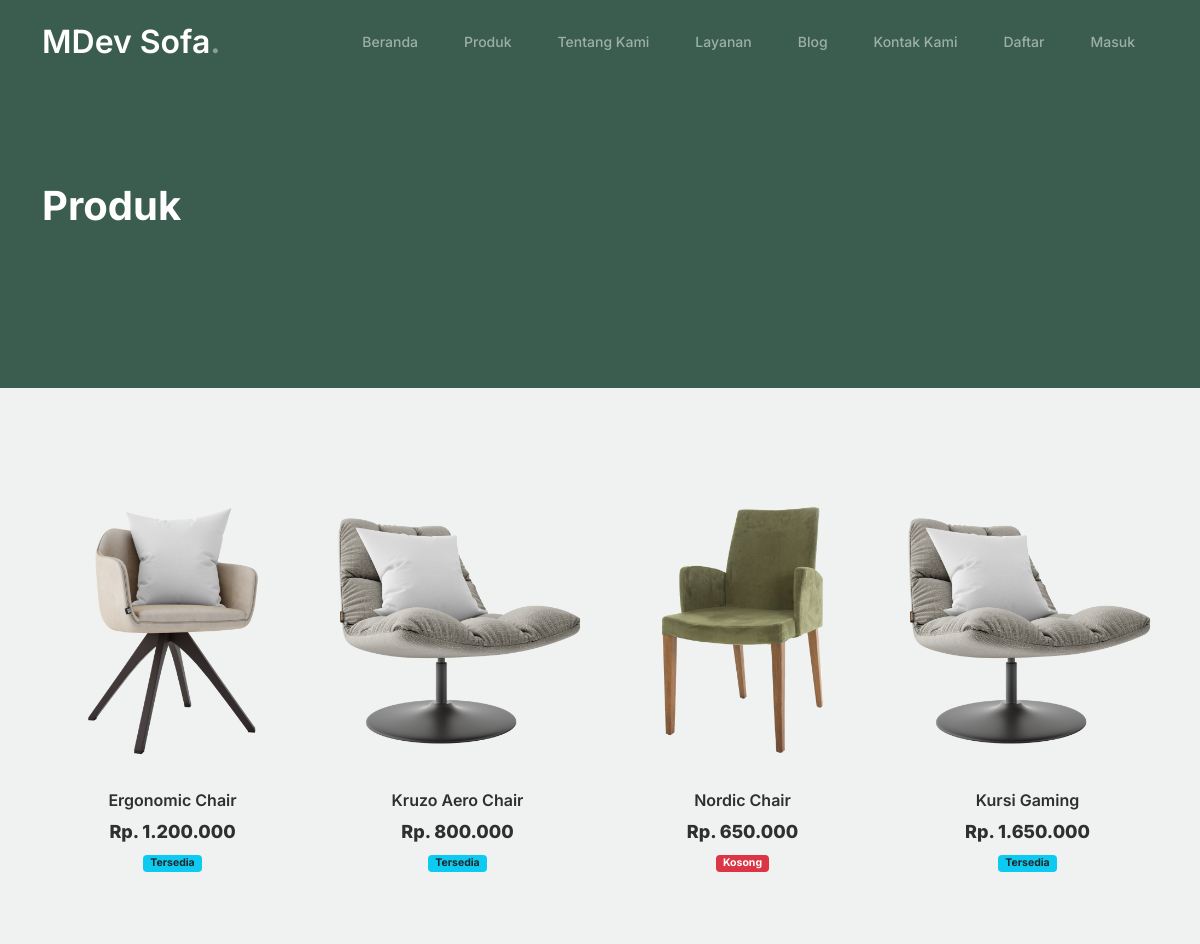
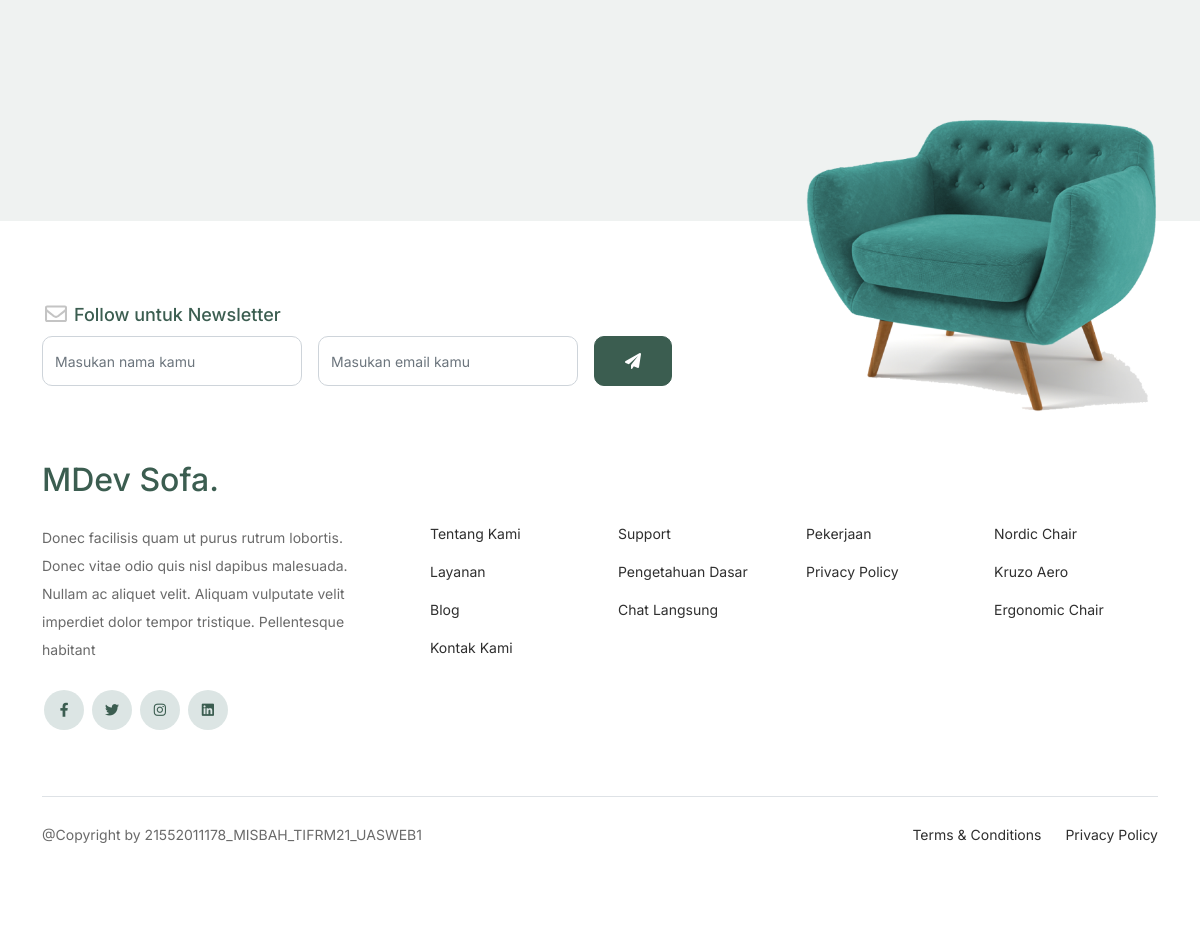
The page /product.php on the database its author committed (2 pictures, top to bottom).
### tables this page shows
CREATE TABLE `product` (
  `id_product` int(11) NOT NULL,
  `nama_product` varchar(200) NOT NULL,
  `harga_product` varchar(200) NOT NULL,
  `ketersediaan` enum('Tersedia','Kosong') NOT NULL,
  `image` varchar(100) NOT NULL
);

### config/Database.php (called while the page is built)
<?php
class Database {
  private $host = "localhost";
  private $user = "root";
  private $pass = "";
  private $db = "mdev_sofa";
  protected $koneksi;
  public function __construct()
  {
    try {
      $this->koneksi = new PDO("mysql:host=$this->host;dbname=$this->db", $this->user, $this->pass);
      $this->koneksi->setAttribute(PDO::ATTR_ERRMODE, PDO::ERRMODE_EXCEPTION);
    } catch(PDOException $e) {
      echo $e->getMessage();
    }
    return $this->koneksi;
  }
}

### config/Crud.php (called while the page is built, shortened)
<?php
require_once 'Database.php';
class Crud extends Database {
  public function get($table, $conditions = []) {
    $where = "";
    $sql = "SELECT * FROM $table $where";
    $stmt = $this->koneksi->prepare($sql);
    $stmt->execute();
    return $stmt;
  }
}

### product.php (the view, shortened to what this page needs)
<?php
require_once 'config/Database.php';
require_once 'config/Crud.php';
$obj = new Crud();
$login = false;
$data_product = $obj->get('product');
$data_product = $data_product->fetchAll();
?>
<!doctype html>
<html lang="en">
<head>
		<link href="css/bootstrap.min.css" rel="stylesheet">
		<link href="https://cdnjs.cloudflare.com/ajax/libs/font-awesome/6.0.0-beta3/css/all.min.css" rel="stylesheet">
		<link href="css/tiny-slider.css" rel="stylesheet">
		<link href="css/style.css" rel="stylesheet">
	</head>
	<body>
		<nav
      class="custom-navbar navbar navbar navbar-expand-md navbar-dark bg-dark"
      arial-label="Furni navigation bar"
    >
      <div class="container">
        <a class="navbar-brand" href="index.php">MDev Sofa<span>.</span></a>
        <div class="collapse navbar-collapse" id="navbarsFurni">
          <ul class="custom-navbar-nav navbar-nav ms-auto mb-2 mb-md-0">
            <li class="nav-item active">
              <a class="nav-link" href="index.php">Beranda</a>
            </li>
            <li><a class="nav-link" href="product.php">Produk</a></li>
            <li><a class="nav-link" href="about.php">Tentang Kami</a></li>
            <li><a class="nav-link" href="services.php">Layanan</a></li>
						<li><a class="nav-link" href="blog.php">Blog</a></li>
            <li><a class="nav-link" href="contact.php">Kontak Kami</a></li>
						<?php if ($login) : ?>
              <li><a class="nav-link" href="admin/index.php"><?= $data_user['username'];?></a></li>
            <?php else : ?>
              <li><a class="nav-link" href="register.php">Daftar</a></li>
              <li><a class="nav-link" href="login.php">Masuk</a></li>
            <?php endif; ?>
          </ul>
        </div>
      </div>
    </nav>
			<div class="hero">
				<div class="container">
					<div class="row justify-content-between">
						<div class="col-lg-5">
							<div class="intro-excerpt">
								<h1>Produk</h1>
							</div>
						</div>
						<div class="col-lg-7">
						</div>
					</div>
				</div>
			</div>
		<div class="untree_co-section product-section before-footer-section">
		    <div class="container">
		      	<div class="row">
							<?php foreach($data_product as $data) : ?>
								<div class="col-12 col-md-4 col-lg-3 mb-5">
									<a class="product-item" href="#">
										<img src="admin/uploads/product/<?= $data['image'];?>" class="img-fluid product-thumbnail">
										<h3 class="product-title"><?= $data['nama_product'];?></h3>
										<strong class="product-price">Rp. <?= $data['harga_product'];?></strong>
										<br>
										<?php if ($data['ketersediaan'] === "Tersedia") : ?>
											<span class="badge bg-info text-dark"><?= $data['ketersediaan'];?></span>
										<?php else : ?>
											<span class="badge bg-danger"><?= $data['ketersediaan'];?></span>
										<?php endif; ?>
									</a>
								</div>
							<?php endforeach; ?>
		      	</div>
		    </div>
		</div>
		<footer class="footer-section">
			<div class="container relative">
				<div class="sofa-img">
					<img src="images/sofa.png" alt="Image" class="img-fluid">
				</div>
				<div class="row">
					<div class="col-lg-8">
						<div class="subscription-form">
							<h3 class="d-flex align-items-center"><span class="me-1"><img src="images/envelope-outline.svg" alt="Image" class="img-fluid"></span><span>Follow untuk Newsletter</span></h3>
							<form action="#" class="row g-3">
								<div class="col-auto">
									<input type="text" class="form-control" placeholder="Masukan nama kamu">
								</div>
								<div class="col-auto">
									<input type="email" class="form-control" placeholder="Masukan email kamu">
								</div>
								<div class="col-auto">
									<button class="btn btn-primary">
										<span class="fa fa-paper-plane"></span>
									</button>
								</div>
							</form>
						</div>
					</div>
				</div>
				<div class="row g-5 mb-5">
					<div class="col-lg-4">
						<div class="mb-4 footer-logo-wrap"><a href="#" class="footer-logo">MDev Sofa<span>.</span></a></div>
						<p class="mb-4">Donec facilisis quam ut purus rutrum lobortis. Donec vitae odio quis nisl dapibus malesuada. Nullam ac aliquet velit. Aliquam vulputate velit imperdiet dolor tempor tristique. Pellentesque habitant</p>
						<ul class="list-unstyled custom-social">
							<li><a href="#"><span class="fa fa-brands fa-facebook-f"></span></a></li>
							<li><a href="#"><span class="fa fa-brands fa-twitter"></span></a></li>
							<li><a href="#"><span class="fa fa-brands fa-instagram"></span></a></li>
							<li><a href="#"><span class="fa fa-brands fa-linkedin"></span></a></li>
						</ul>
					</div>
					<div class="col-lg-8">
						<div class="row links-wrap">
							<div class="col-6 col-sm-6 col-md-3">
								<ul class="list-unstyled">
									<li><a href="#">Tentang Kami</a></li>
									<li><a href="#">Layanan</a></li>
									<li><a href="#">Blog</a></li>
									<li><a href="#">Kontak Kami</a></li>
								</ul>
							</div>
							<div class="col-6 col-sm-6 col-md-3">
								<ul class="list-unstyled">
									<li><a href="#">Support</a></li>
									<li><a href="#">Pengetahuan Dasar</a></li>
									<li><a href="#">Chat Langsung</a></li>
								</ul>
							</div>
							<div class="col-6 col-sm-6 col-md-3">
								<ul class="list-unstyled">
									<li><a href="#">Pekerjaan</a></li>
									<li><a href="#">Privacy Policy</a></li>
								</ul>
							</div>
							<div class="col-6 col-sm-6 col-md-3">
								<ul class="list-unstyled">
									<li><a href="#">Nordic Chair</a></li>
									<li><a href="#">Kruzo Aero</a></li>
									<li><a href="#">Ergonomic Chair</a></li>
								</ul>
							</div>
						</div>
					</div>
				</div>
				<div class="border-top copyright">
					<div class="row pt-4">
						<div class="col-lg-6">
							<p class="mb-2 text-center text-lg-start">@Copyright by 21552011178_MISBAH_TIFRM21_UASWEB1</p>
						</div>
						<div class="col-lg-6 text-center text-lg-end">
							<ul class="list-unstyled d-inline-flex ms-auto">
								<li class="me-4"><a href="#">Terms &amp; Conditions</a></li>
								<li><a href="#">Privacy Policy</a></li>
							</ul>
						</div>
					</div>
				</div>
			</div>
		</footer>
	</body>
</html>

### css/style.css (style rules this page uses)
body { overflow-x: hidden; position: relative; }
body { font-family: "Inter", sans-serif; font-weight: 400; line-height: 28px; color: #6a6a6a; font-size: 14px; background-color: #eff2f1; }
a { text-decoration: none; transition: 0.3s all ease; color: #2f2f2f; text-decoration: underline; }
.custom-navbar { background: #3b5d50 !important; padding-top: 20px; padding-bottom: 20px; }
.custom-navbar .navbar-brand { font-size: 32px; font-weight: 600; }
.custom-navbar .navbar-brand > span { opacity: 0.4; }
@media (min-width: 992px) { .custom-navbar .custom-navbar-nav li { margin-left: 15px; margin-right: 15px; } }
.custom-navbar .custom-navbar-nav li a { font-weight: 500; color: #ffffff !important; opacity: 0.5; transition: 0.3s all ease; position: relative; }
@media (min-width: 768px) { .custom-navbar .custom-navbar-nav li a:before { content: ""; position: absolute; bottom: 0; left: 8px; right: 8px; background: #f9bf29; height: 5px; opacity: 1; visibility: visible; width: 0; transition: 0.15s all ease-out; } }
.hero { background: #3b5d50; padding: calc(4rem - 30px) 0 0rem 0; }
@media (min-width: 768px) { .hero { padding: calc(4rem - 30px) 0 4rem 0; } }
@media (min-width: 992px) { .hero { padding: calc(8rem - 30px) 0 8rem 0; } }
.hero .intro-excerpt { position: relative; z-index: 4; }
@media (min-width: 992px) { .hero .intro-excerpt { max-width: 450px; } }
.hero h1 { font-weight: 700; color: #ffffff; margin-bottom: 30px; }
.btn { font-weight: 600; padding: 12px 30px; border-radius: 30px; color: #ffffff; background: #2f2f2f; border-color: #2f2f2f; }
.btn.btn-primary { background: #3b5d50; border-color: #3b5d50; }
.product-section { padding: 7rem 0; }
.product-section .product-item { text-align: center; text-decoration: none; display: block; position: relative; padding-bottom: 50px; cursor: pointer; }
.product-section .product-item .product-thumbnail { margin-bottom: 30px; position: relative; top: 0; transition: 0.3s all ease; }
.product-section .product-item h3 { font-weight: 600; font-size: 16px; }
.product-section .product-item strong { font-weight: 800 !important; font-size: 18px !important; }
.product-section .product-item h3, .product-section .product-item strong { color: #2f2f2f; text-decoration: none; }
.product-section .product-item:before { bottom: 0; left: 0; right: 0; position: absolute; content: ""; background: #dce5e4; height: 0%; z-index: -1; border-radius: 10px; transition: 0.3s all ease; }
.before-footer-section { padding: 7rem 0 12rem 0 !important; }
.footer-section { padding: 80px 0; background: #ffffff; }
.footer-section .relative { position: relative; }
.footer-section a { text-decoration: none; color: #2f2f2f; transition: 0.3s all ease; }
.footer-section .subscription-form { margin-bottom: 40px; position: relative; z-index: 2; margin-top: 100px; }
@media (min-width: 992px) { .footer-section .subscription-form { margin-top: 0px; margin-bottom: 80px; } }
.footer-section .subscription-form h3 { font-size: 18px; font-weight: 500; color: #3b5d50; }
.footer-section .subscription-form .form-control { height: 50px; border-radius: 10px; font-family: "Inter", sans-serif; }
.footer-section .subscription-form .btn { border-radius: 10px !important; }
.footer-section .sofa-img { position: absolute; top: -200px; z-index: 1; right: 0; }
.footer-section .sofa-img img { max-width: 380px; }
.footer-section .links-wrap { margin-top: 0px; }
@media (min-width: 992px) { .footer-section .links-wrap { margin-top: 54px; } }
.footer-section .links-wrap ul li { margin-bottom: 10px; }
.footer-section .footer-logo-wrap .footer-logo { font-size: 32px; font-weight: 500; text-decoration: none; color: #3b5d50; }
.footer-section .custom-social li { margin: 2px; display: inline-block; }
.footer-section .custom-social li a { width: 40px; height: 40px; text-align: center; line-height: 40px; display: inline-block; background: #dce5e4; color: #3b5d50; border-radius: 50%; }
.footer-section .border-top { border-color: #dce5e4; }
.footer-section .border-top.copyright { font-size: 14px !important; }
.untree_co-section { padding: 7rem 0; }
.form-control { height: 50px; border-radius: 10px; font-family: "Inter", sans-serif; }

### rows shown on the page
product: image (picture), nama_product "Ergonomic Chair", harga_product "1.200.000", ketersediaan "Tersedia"
product: image (picture), nama_product "Kruzo Aero Chair", harga_product "800.000", ketersediaan "Tersedia"
product: image (picture), nama_product "Nordic Chair", harga_product "650.000", ketersediaan "Kosong"
product: image (picture), nama_product "Kursi Gaming", harga_product "1.650.000", ketersediaan "Tersedia"
